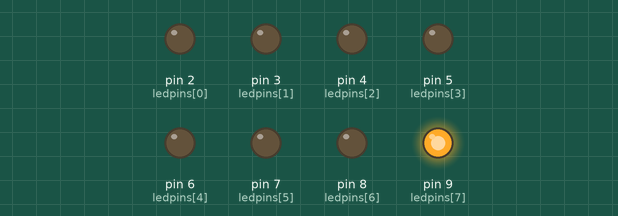
The sketch below on a simulated Arduino Uno, built with avr-gcc and run on an emulated ATmega328P. Parts: output pins drawn as LEDs (lit = HIGH).

Above: at 0.17 s.
At 1.45 s:
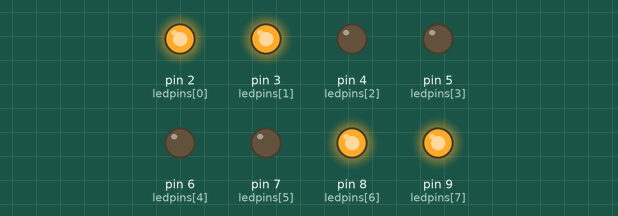
At 8.77 s:
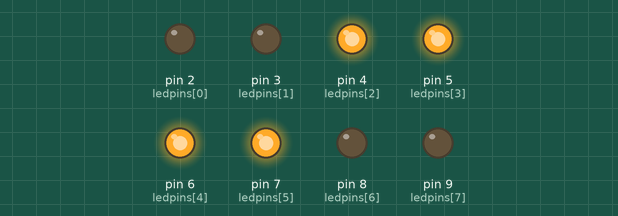
At 20.8 s:
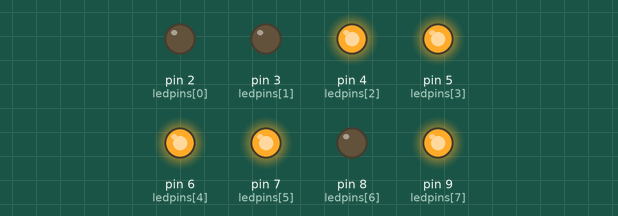
At 29.97 s:
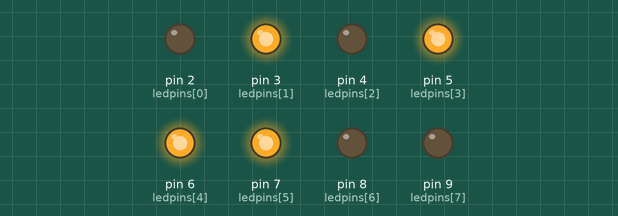
At 38.57 s:
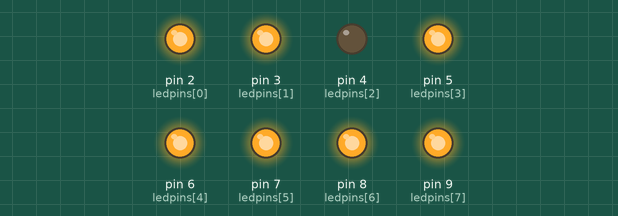
Timing chart, 0 to 40.0 s (numbered marks = the images above):
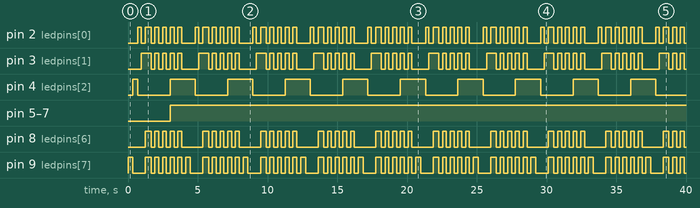

Measured:
- by itself, pin 2 (ledpins[0]): repeats every 4.1 s: LOW 0.30 s, HIGH 0.40 s, 4 × (LOW 0.28 s, HIGH 0.28 s), LOW 0.98 s, HIGH 0.25 s
- by itself, pin 3 (ledpins[1]): repeats every 4.1 s: 4 × (LOW 0.28 s, HIGH 0.28 s), LOW 1.2 s, HIGH 0.70 s
- by itself, pin 4 (ledpins[2]): repeats every 4.1 s: LOW 2.3 s, HIGH 1.8 s
- by itself, pin 5 (ledpins[3]), pin 6 (ledpins[4]), pin 7 (ledpins[5]): LOW → HIGH at 3.0 s
- by itself, pin 8 (ledpins[6]): repeats every 4.1 s: 4 × (LOW 0.28 s, HIGH 0.28 s), LOW 1.5 s, HIGH 0.40 s
- by itself, pin 9 (ledpins[7]): repeats every 4.1 s: LOW 0.90 s, HIGH 0.40 s, 4 × (LOW 0.28 s, HIGH 0.28 s), LOW 0.28 s, HIGH 0.35 s

The sketch:

lightshow.ch.ino
```cpp
/*Light show uses arrays to blink different LED's
on and off to the tune of Fireflies by Owl City
*/


int ledpins[]={2,3,4,5,6,7,8,9};  // declare ledpins as an array


void setup() {
  pinMode(ledpins[0],OUTPUT); // led at pin 2 is sends out energy
  pinMode(ledpins[1],OUTPUT); // led at pin 3 is sends out energy
  pinMode(ledpins[2],OUTPUT); // led at pin 4 is sends out energy
  pinMode(ledpins[3],OUTPUT); // led at pin 5 is sends out energy
  pinMode(ledpins[4],OUTPUT); // led at pin 5 is sends out energy
  pinMode(ledpins[5],OUTPUT); // led at pin 6 is sends out energy
  pinMode(ledpins[6],OUTPUT); // led at pin 7 is sends out energy
  pinMode(ledpins[7],OUTPUT); // led at pin 8 is sends out energy

}

void loop() {
  digitalWrite(ledpins[7],HIGH); //led turns on
  delay(350);                   //delay 350 ms
  digitalWrite(ledpins[7],LOW); //led turns off
  digitalWrite(ledpins[2],HIGH);//led turns on
  delay(350);                   //delay 350 ms
  digitalWrite(ledpins[2],LOW);//led turns off
  digitalWrite(ledpins[0],HIGH);//led turns on
  delay(250);                   //delay 275 ms
  digitalWrite(ledpins[0],LOW);//led turns off
  digitalWrite(ledpins[1],HIGH);//led turns on
  delay(300);                   //delay 300 ms
  digitalWrite(ledpins[1],LOW);//led turns off
  digitalWrite(ledpins[0],HIGH);//led's turns on
  digitalWrite(ledpins[1],HIGH);
  digitalWrite(ledpins[6],HIGH);
  digitalWrite(ledpins[7],HIGH);
  delay(400);                   //delay 400 ms
  digitalWrite(ledpins[7],LOW);//led's turns off
  digitalWrite(ledpins[1],LOW);
  digitalWrite(ledpins[6],LOW);
  digitalWrite(ledpins[0],LOW);
  delay(275);                  //delay 275 ms
  digitalWrite(ledpins[7],HIGH);
  digitalWrite(ledpins[6],HIGH);
  digitalWrite(ledpins[1],HIGH);
  digitalWrite(ledpins[0],HIGH);
  delay(275);                  //delay 275 ms
  digitalWrite(ledpins[7],LOW);//led's turns off
  digitalWrite(ledpins[1],LOW);
  digitalWrite(ledpins[6],LOW);
  digitalWrite(ledpins[0],LOW);
  delay(275);                  //delay 275 ms
  digitalWrite(ledpins[7],HIGH);
  digitalWrite(ledpins[6],HIGH);
  digitalWrite(ledpins[1],HIGH);
  digitalWrite(ledpins[0],HIGH);
  delay(275);                  //delay 275 ms
  digitalWrite(ledpins[7],LOW);//led's turns off
  digitalWrite(ledpins[1],LOW);
  digitalWrite(ledpins[6],LOW);
  digitalWrite(ledpins[0],LOW);
  delay(275);                   //delay 275 ms
  digitalWrite(ledpins[7],HIGH);//led's turn on
  digitalWrite(ledpins[6],HIGH);
  digitalWrite(ledpins[1],HIGH);
  digitalWrite(ledpins[0],HIGH);
  digitalWrite(ledpins[2],HIGH);
  digitalWrite(ledpins[3],HIGH);
  digitalWrite(ledpins[4],HIGH);
  digitalWrite(ledpins[5],HIGH);
  delay(275);                  //delay 275 ms
  digitalWrite(ledpins[7],LOW);//led's turn off
  digitalWrite(ledpins[1],LOW);
  digitalWrite(ledpins[6],LOW);
  digitalWrite(ledpins[0],LOW);
  digitalWrite(ledpins[3],HIGH);// led's turn on
  digitalWrite(ledpins[4],HIGH);
  digitalWrite(ledpins[5],HIGH);
  digitalWrite(ledpins[2],HIGH);
  delay(275);                   //delay 275 ms
  digitalWrite(ledpins[7],HIGH);//led's turn on
  digitalWrite(ledpins[6],HIGH);
  digitalWrite(ledpins[1],HIGH);
  digitalWrite(ledpins[0],HIGH);
  digitalWrite(ledpins[2],HIGH);
  digitalWrite(ledpins[3],HIGH);
  digitalWrite(ledpins[4],HIGH);
  digitalWrite(ledpins[5],HIGH);
  delay(275);                  //delay 275 ms
  digitalWrite(ledpins[7],LOW);//led's turns off
  digitalWrite(ledpins[1],LOW);
  digitalWrite(ledpins[6],LOW);
  digitalWrite(ledpins[0],LOW);
  digitalWrite(ledpins[3],HIGH);//led's turn on
  digitalWrite(ledpins[4],HIGH);
  digitalWrite(ledpins[5],HIGH);
  digitalWrite(ledpins[2],HIGH);
  delay(275);                   //delay 275 ms


}
```
